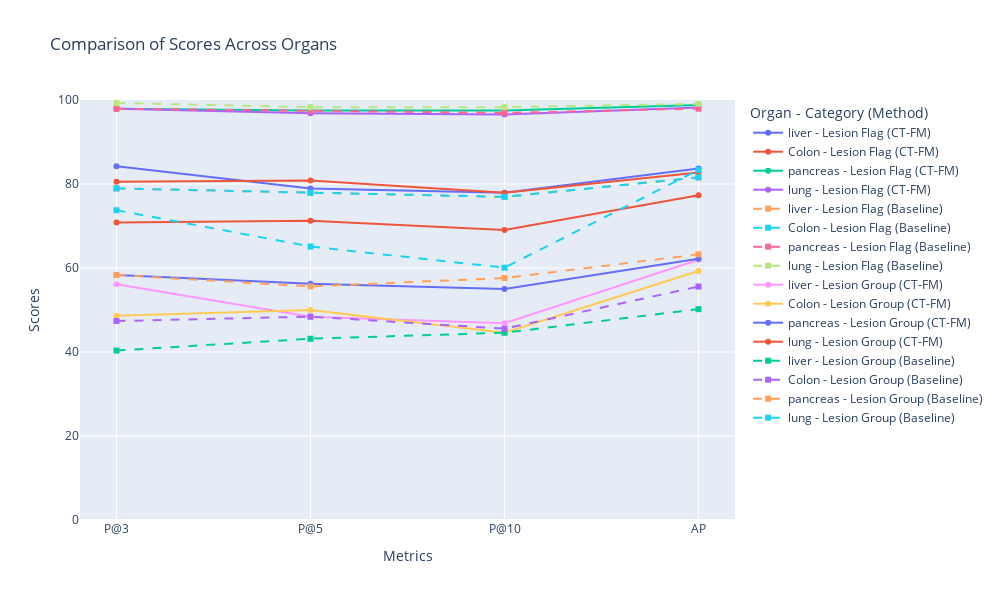

Notebook source saved alongside this figure:
### Code cell
import plotly.graph_objects as go
import pandas as pd

# Define the organs and metrics
organs = ['liver', 'Colon', 'pancreas', 'lung']
metrics = ['P@3', 'P@5', 'P@10', 'AP']
categories = ['Lesion Flag', 'Lesion Group']

# Create a figure
fig = go.Figure()

# Add traces for CT-FM and Baseline for each category
for category in categories:
    for method in ['CT-FM', 'Baseline']:
        for organ in organs:
            if method == 'CT-FM':
                scores = [ct_fm[organ][category][m] for m in metrics]
            else:
                scores = [baseline[organ][category][m] for m in metrics]
            
            fig.add_trace(go.Scatter(
                x=metrics,
                y=scores,
                mode='lines+markers',
                name=f'{organ} - {category} ({method})',
                line=dict(dash='solid' if method == 'CT-FM' else 'dash'),
                marker=dict(symbol='circle' if method == 'CT-FM' else 'square')
            ))

# Update layout
fig.update_layout(
    title='Comparison of Scores Across Organs',
    xaxis_title='Metrics',
    yaxis_title='Scores',
    yaxis=dict(range=[0, 100]),
    legend_title='Organ - Category (Method)',
    width=1000,
    height=600,
    font=dict(size=12)
)

# Show the plot
fig.show()

### Figure 1 — Plotly figure (JSON) as saved in the notebook; plotly's stock layout.template omitted (floating-point values rounded to 4 significant figures)
{"data": [{"line": {"dash": "solid"}, "marker": {"symbol": "circle"}, "mode": "lines+markers", "name": "liver - Lesion Flag (CT-FM)", "type": "scatter", "x": ["P@3", "P@5", "P@10", "AP"], "y": [84.21, 78.95, 77.89, 83.68]}, {"line": {"dash": "solid"}, "marker": {"symbol": "circle"}, "mode": "lines+markers", "name": "Colon - Lesion Flag (CT-FM)", "type": "scatter", "x": ["P@3", "P@5", "P@10", "AP"], "y": [80.56, 80.83, 77.92, 82.73]}, {"line": {"dash": "solid"}, "marker": {"symbol": "circle"}, "mode": "lines+markers", "name": "pancreas - Lesion Flag (CT-FM)", "type": "scatter", "x": ["P@3", "P@5", "P@10", "AP"], "y": [97.92, 97.5, 97.5, 98.83]}, {"line": {"dash": "solid"}, "marker": {"symbol": "circle"}, "mode": "lines+markers", "name": "lung - Lesion Flag (CT-FM)", "type": "scatter", "x": ["P@3", "P@5", "P@10", "AP"], "y": [97.92, 96.88, 96.56, 98.19]}, {"line": {"dash": "dash"}, "marker": {"symbol": "square"}, "mode": "lines+markers", "name": "liver - Lesion Flag (Baseline)", "type": "scatter", "x": ["P@3", "P@5", "P@10", "AP"], "y": [78.95, 77.89, 76.94, 81.57]}, {"line": {"dash": "dash"}, "marker": {"symbol": "square"}, "mode": "lines+markers", "name": "Colon - Lesion Flag (Baseline)", "type": "scatter", "x": ["P@3", "P@5", "P@10", "AP"], "y": [78.95, 77.89, 76.94, 81.57]}, {"line": {"dash": "dash"}, "marker": {"symbol": "square"}, "mode": "lines+markers", "name": "pancreas - Lesion Flag (Baseline)", "type": "scatter", "x": ["P@3", "P@5", "P@10", "AP"], "y": [97.92, 97.5, 96.93, 97.94]}, {"line": {"dash": "dash"}, "marker": {"symbol": "square"}, "mode": "lines+markers", "name": "lung - Lesion Flag (Baseline)", "type": "scatter", "x": ["P@3", "P@5", "P@10", "AP"], "y": [99.29, 98.3, 98.3, 99.07]}, {"line": {"dash": "solid"}, "marker": {"symbol": "circle"}, "mode": "lines+markers", "name": "liver - Lesion Group (CT-FM)", "type": "scatter", "x": ["P@3", "P@5", "P@10", "AP"], "y": [56.14, 48.42, 46.84, 61.96]}, {"line": {"dash": "solid"}, "marker": {"symbol": "circle"}, "mode": "lines+markers", "name": "Colon - Lesion Group (CT-FM)", "type": "scatter", "x": ["P@3", "P@5", "P@10", "AP"], "y": [48.61, 50, 44.58, 59.3]}, {"line": {"dash": "solid"}, "marker": {"symbol": "circle"}, "mode": "lines+markers", "name": "pancreas - Lesion Group (CT-FM)", "type": "scatter", "x": ["P@3", "P@5", "P@10", "AP"], "y": [58.33, 56.25, 55.0, 62.2]}, {"line": {"dash": "solid"}, "marker": {"symbol": "circle"}, "mode": "lines+markers", "name": "lung - Lesion Group (CT-FM)", "type": "scatter", "x": ["P@3", "P@5", "P@10", "AP"], "y": [70.83, 71.25, 69.06, 77.32]}, {"line": {"dash": "dash"}, "marker": {"symbol": "square"}, "mode": "lines+markers", "name": "liver - Lesion Group (Baseline)", "type": "scatter", "x": ["P@3", "P@5", "P@10", "AP"], "y": [40.35, 43.16, 44.59, 50.2]}, {"line": {"dash": "dash"}, "marker": {"symbol": "square"}, "mode": "lines+markers", "name": "Colon - Lesion Group (Baseline)", "type": "scatter", "x": ["P@3", "P@5", "P@10", "AP"], "y": [47.37, 48.42, 45.55, 55.58]}, {"line": {"dash": "dash"}, "marker": {"symbol": "square"}, "mode": "lines+markers", "name": "pancreas - Lesion Group (Baseline)", "type": "scatter", "x": ["P@3", "P@5", "P@10", "AP"], "y": [58.33, 55.62, 57.61, 63.25]}, {"line": {"dash": "dash"}, "marker": {"symbol": "square"}, "mode": "lines+markers", "name": "lung - Lesion Group (Baseline)", "type": "scatter", "x": ["P@3", "P@5", "P@10", "AP"], "y": [73.76, 65.11, 60.08, 83.35]}], "layout": {"font": {"size": 12}, "height": 600, "legend": {"title": {"text": "Organ - Category (Method)"}}, "title": {"text": "Comparison of Scores Across Organs"}, "width": 1000, "xaxis": {"title": {"text": "Metrics"}}, "yaxis": {"range": [0, 100], "title": {"text": "Scores"}}}}
